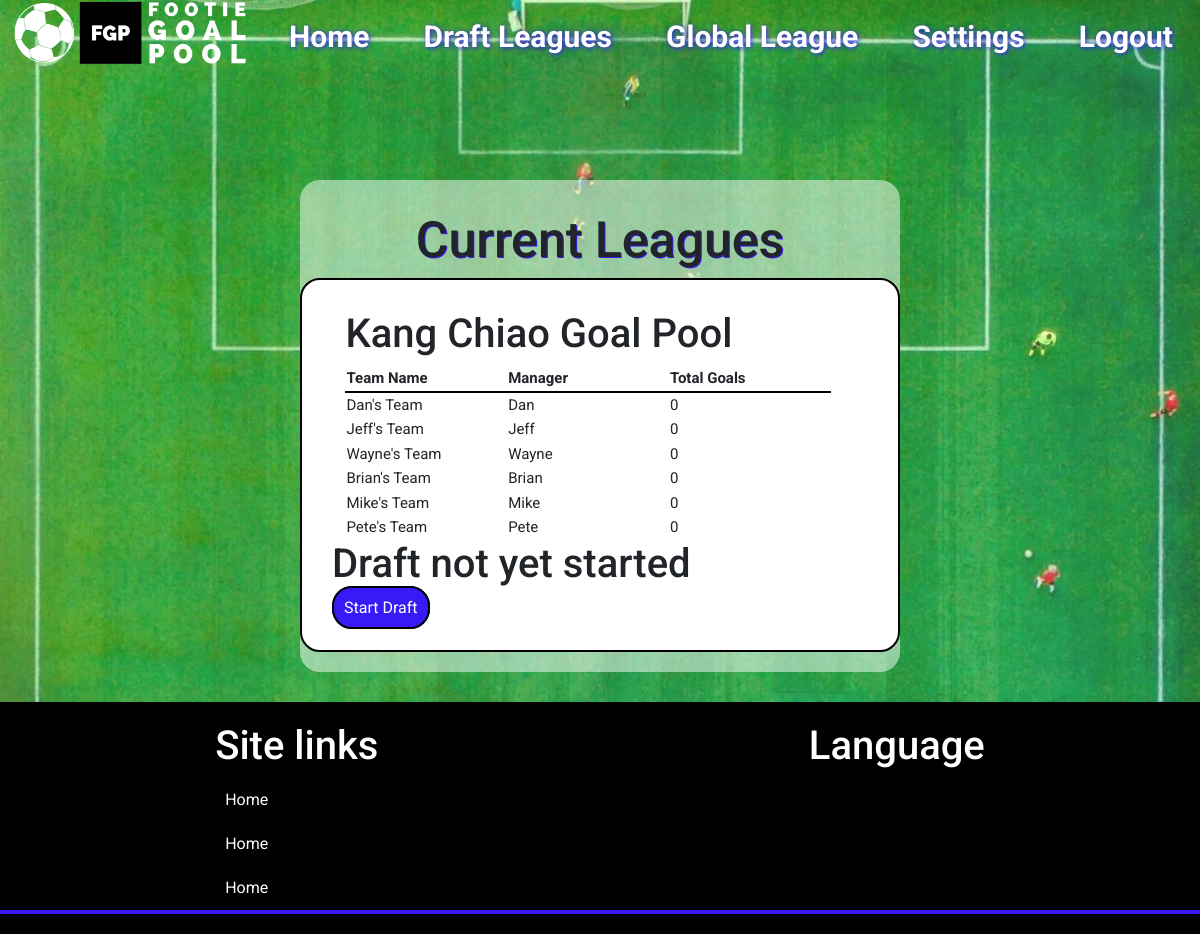
Page /leagueview (signed in) on the earlier database version.
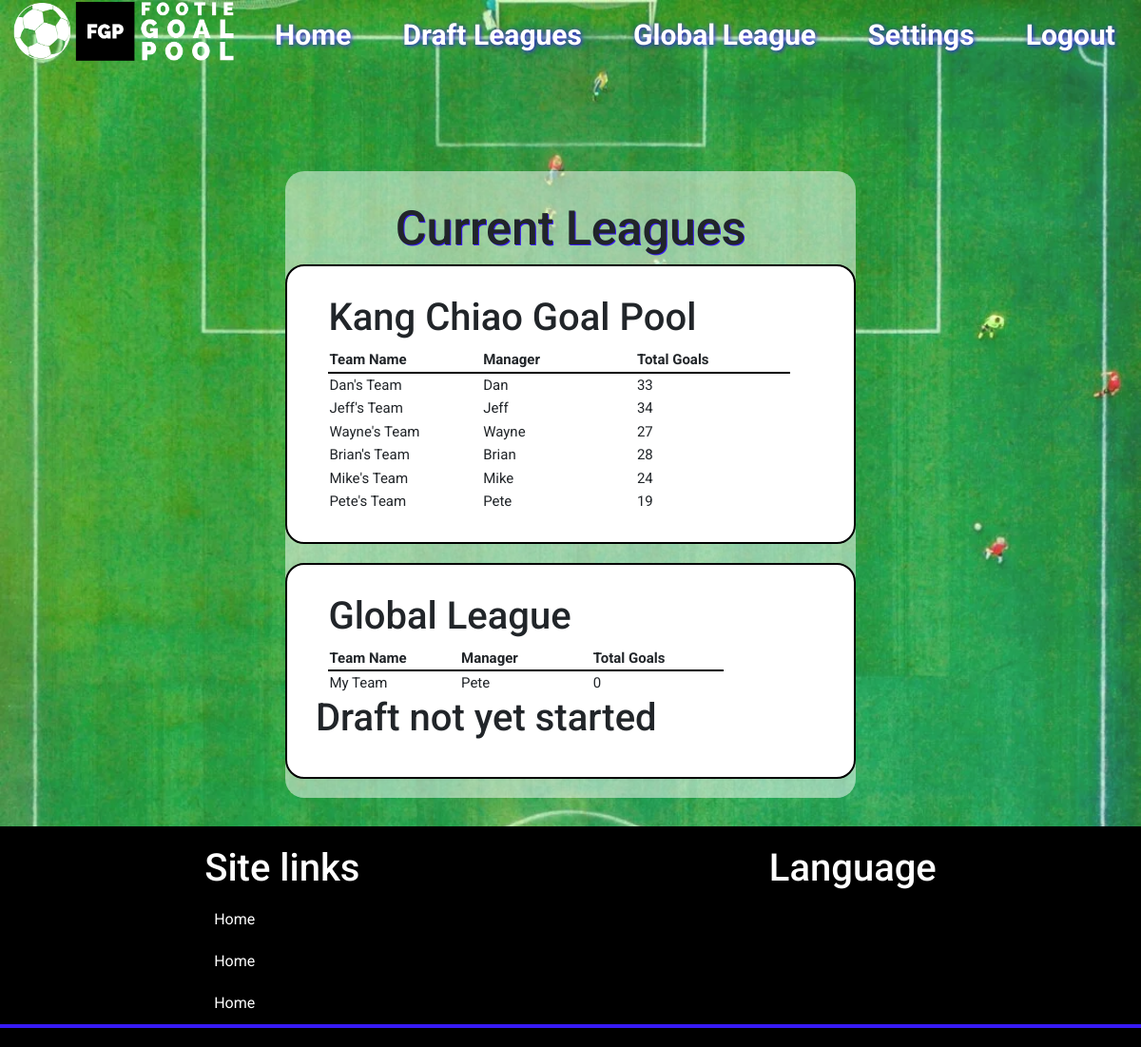
Same page on the later database version.
### goalpoolapp/models.py (models this page shows, shortened)
class League(models.Model):
    roundnumber = models.IntegerField()
    teamlimit = models.IntegerField()
    leaguename = models.CharField(max_length=64)
    leaguecode = models.CharField(max_length = 10, blank=True, null=True)
    teamplayerslimit = models.IntegerField(validators=[MaxValueValidator(20), MinValueValidator(1)])
    transfersActivated = models.BooleanField(default=False)
    transfersAllowed = models.BooleanField(default=False)
    duplicatePlayersAllowed = models.BooleanField()
    admin = models.ForeignKey(User, on_delete=models.CASCADE, related_name="administratedleague")
    draftcomplete = models.BooleanField(default=False)
    draftstarted = models.BooleanField(default=False)
    draftposition = models.IntegerField(default=1)
    draftdecending = models.BooleanField(default=False)

class Team(models.Model):
    manager = models.ForeignKey(User, on_delete=models.CASCADE, related_name="managedteams")
    league = models.ForeignKey(League, on_delete=models.CASCADE, related_name="leagueteams")
    players = models.ManyToManyField(Player, related_name="teams", blank=True)
    provisionalplayers = models.ManyToManyField(Player, related_name="provisionalteams", blank=True)
    teamname = models.CharField(max_length=64)
    totalgoals = models.IntegerField(default=0)
    draftnumber = models.IntegerField(blank=True, null=True)

class User(AbstractUser):
    pass

### goalpoolapp/views.py (the view)
# urls.py: path('leagueview', views.leagueview, name='leagueview'),
def leagueview(request):
    teams = Team.objects.filter(manager=request.user)
    leagues = League.objects.filter(leagueteams__in=teams)
    return render(request, 'goalpoolapp/leagueview.html', {
        "teams": teams,
        "leagues": leagues,
    })

### goalpoolapp/templates/goalpoolapp/leagueview.html (shortened to what this page needs)
{% extends "goalpoolapp/layout.html" %}
{% load static %}
{% block body %}
<div id="main-page-content-container">
    <div id="main-page-content">
        <h2>Current Leagues</h2>
        {% for league in leagues %}
            <div class="leaguecontainer">
                <div class="leaguetable">
                    <h3>{{ league.leaguename }}</h3>
                    <table>
                        <tr>
                            <th>Team Name</th>
                            <th>Manager</th>
                            <th>Total Goals</th>
                        </tr>
                        {% for team in league.leagueteams.all %}
                        <tr>
                            <td>{{ team.teamname }}</td>
                            <td>{{ team.manager }}</td>
                            <td>{{ team.totalgoals }}</td>
                        </tr>
                        {% endfor %}
                    </table>
                </div>
                <div class="leaguedetails">
                    {% if league.draftstarted == False %}
                        <h3>Draft not yet started</h3>
                        {% if league.admin == user %}
                            <a class="button" href="{% url 'goalpoolapp:draft' league.id %}">Start Draft</a>
                        {% endif %}
                    {% endif %}
                </div>
            </div>
        {% endfor %}
    </div>
</div>
{% endblock %}

### goalpoolapp/templates/goalpoolapp/layout.html (shortened to what this page needs)
{% load static %}
<!DOCTYPE html>
<html lang="en">
    <head>
        <link rel="stylesheet" href="https://stackpath.bootstrapcdn.com/bootstrap/4.4.1/css/bootstrap.min.css">
        <link href="{% static 'goalpoolapp/styles.css' %}" rel="stylesheet">
    </head>
    <body>
            <header>
                <nav id="navbar">
                    <img src="{% static 'goalpoolapp/siteimages/logo.png' %}" id="site-logo">
                    {% if user.is_authenticated %}
                    <div class="nav-item">
                        <a class="nav-link" href="/"><strong>Home</strong></a>
                    </div>
                    <div class="nav-item" id="leaguemenu">
                        <a class="nav-link" href="{% url 'goalpoolapp:leagueview' %}"><strong>Draft Leagues</strong></a>
                    </div>
                    <div class="nav-item">
                        <a class="nav-link" href="{% url 'goalpoolapp:globalleague' %}"><strong>Global League</strong></a>
                    </div>
                    <div class="nav-item">
                        <a class="nav-link" href="/"><strong>Settings</strong></a>
                    </div>
                    <div class="nav-item">
                        <a class="nav-link" href="{% url 'goalpoolapp:logoutuser' %}"><strong>Logout</strong></a>
                    </div>
                    {% endif %}
                </nav>
            </header>
            <main>
                {% block body %}
                {% endblock %}
            </main>
            <footer>
                <div id="footercontentcontainer">
                    <div class="footerlinkscontainer">
                        <h3>Site links</h3>
                        <a href="/" class="footer-link">Home</a>
                        <a href="/" class="footer-link">Home</a>
                        <a href="/" class="footer-link">Home</a>
                    </div>
                    <div class="footerlinkscontainer">
                        <h3>Language</h3>
                        <a href="#" class="footer-link">{{ this }}</a>
                    </div>
                </div>
                <div id="socialmedialinkscontainer">
                    <a href="{{ this.href }}" class="legallink">{{ this.name }}</a>
                    <a href="{{ this.href }}" class="{{ this.icon }} socialmedialink" aria-label="{{ this.label }}"></a>
                </div>
            </footer>
    </body>
</html>

### goalpoolapp/static/goalpoolapp/styles.css (style rules this page uses)
* { font-family: 'Roboto', sans-serif; }
h2 { font-size: 50px; text-shadow: 1px 1px #371af5; }
h3 { font-size: 40px; }
body { min-height: 100vh; display: flex; flex-direction: column; }
th { width: 20%; border-bottom: solid black 2px; }
tr { height: 20px; }
nav { background-color: #371af500; display: flex; flex-direction: row; justify-content: space-around; align-items: self-end; width: 100%; transition: 0.5s; position: fixed; -webkit-transition: 0.5s; -moz-transition: 0.5s; -ms-transition: 0.5s; -o-transition: 0.5s; }
#site-logo { width: 20%; }
.nav-link { font-size: 30px; color: white; text-decoration: none; text-shadow: 1px 1px 5px #371af5; }
#main-page-content-container { display: flex; flex-direction: column; align-items: center; background-color: #FFFFFF20; padding: 30px; z-index: 1; }
#main-page-content { max-width: 1200px; background-color: #FFFFFF80; display: flex; flex-direction: column; align-items: center; padding-top: 30px; margin-top: 150px; border-radius: 20px; }
.leaguecontainer { margin: 0 10% 20px; display: flex; flex-direction: column; align-items: center; width: 600px; border: black solid 2px; border-radius: 20px; padding: 30px; background-color: white; -webkit-border-radius: 20px; -moz-border-radius: 20px; -ms-border-radius: 20px; -o-border-radius: 20px; }
.leaguetable { width: 95%; font-size: 15px; }
.leaguedetails { width: 100%; }
footer { width: 100%; background-color: black; display: flex; flex-direction: column; justify-content: center; margin-top: auto; }
#footercontentcontainer { display: flex; margin-top: 20px; justify-content: space-around; flex-direction: row; border-bottom: #371af5 solid 4px; }
.footerlinkscontainer { display: flex; flex-direction: column; }
#socialmedialinkscontainer { display: flex; justify-content: flex-end; }
footer h3 { color: white; }
footer a { padding: 10px; text-decoration: none; color: white; font-size: 16px; }
.socialmedialink { padding: 10px; }
.legallink { padding: 10px; }

Differences in the rows shown:
changed League "Kang Chiao Goal Pool": no longer shows "Draft not yet started Start Draft"
changed Team "Dan's Team": totalgoals "0" → "33"
changed Team "Jeff's Team": totalgoals "0" → "34"
changed Team "Wayne's Team": totalgoals "0" → "27"
changed Team "Brian's Team": totalgoals "0" → "28"
changed Team "Mike's Team": totalgoals "0" → "24"
changed Team "Pete's Team": totalgoals "0" → "19"
now on this page (row unchanged): League: leaguename "Global League", draftstarted "Draft not yet started"
added Team: teamname "My Team", manager "Pete", totalgoals "0", shown under "Global League"
